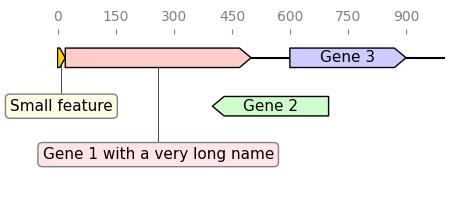

The Python source for this figure:
from dna_features_viewer import GraphicFeature, GraphicRecord

features = [
    GraphicFeature(start=0, end=20, strand=+1, color="#ffd700", label="Small feature"),
    GraphicFeature(
        start=20,
        end=500,
        strand=+1,
        color="#ffcccc",
        label="Gene 1 with a very long name",
    ),
    GraphicFeature(start=400, end=700, strand=-1, color="#cffccc", label="Gene 2"),
    GraphicFeature(start=600, end=900, strand=+1, color="#ccccff", label="Gene 3"),
]
record = GraphicRecord(sequence_length=1000, features=features, feature_level_height=1)
ax, _ = record.plot(figure_width=5)

# Put the labels below the track:
ax.invert_yaxis()
ax.xaxis.set_ticks_position("top")
